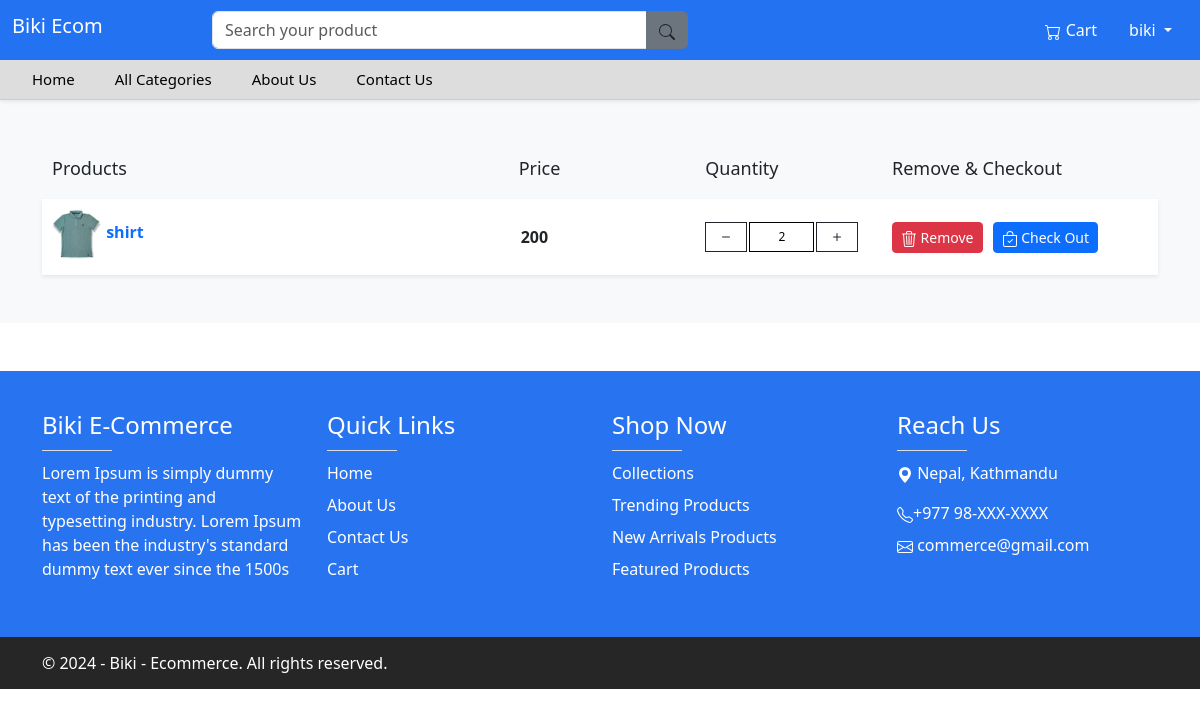
The page /cart/ (signed in) on the database as committed earlier.
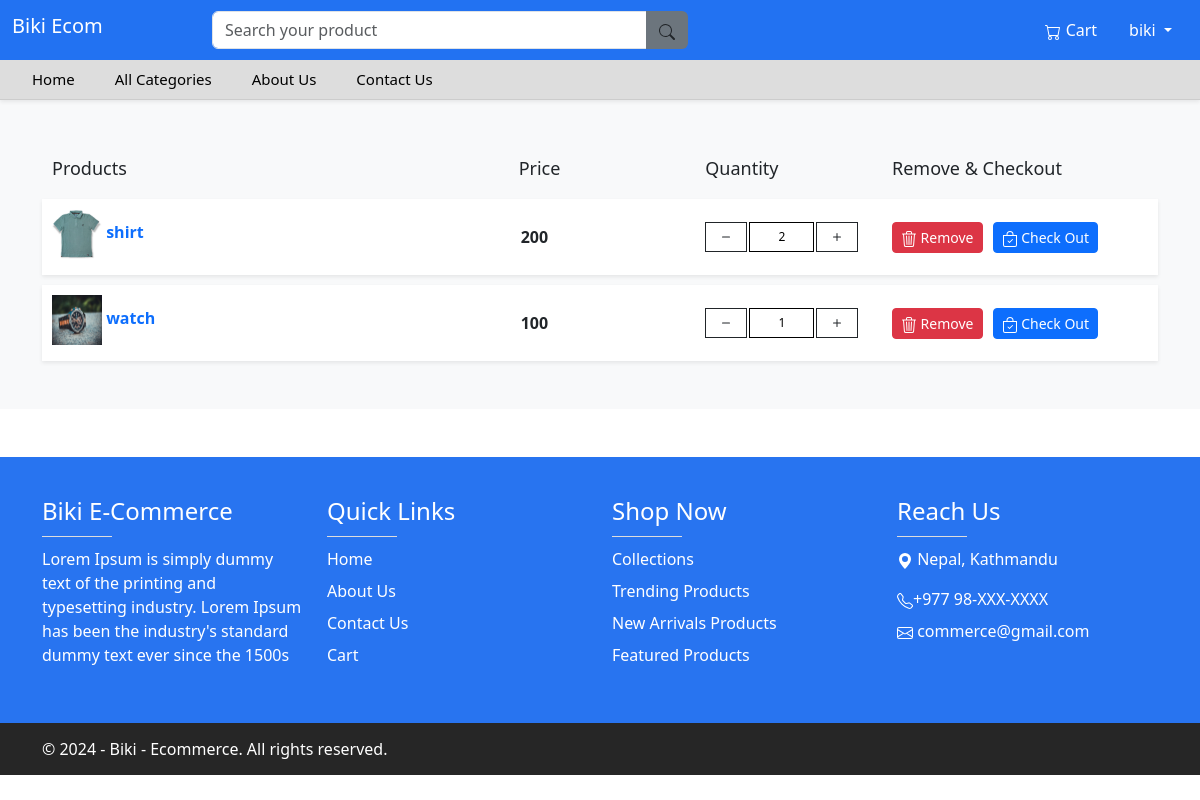
The same page on the database as committed later.
### shop/models.py (models this page shows, shortened)
class Cart(models.Model):
    user = models.ForeignKey(User, on_delete=models.CASCADE, null=True, blank=True) # Add user field
    product = models.ForeignKey('Product', on_delete=models.CASCADE)  # Add product field
    quantity = models.IntegerField(default=1)
    created_at = models.DateTimeField(auto_now_add=True)

class Product(models.Model):
    title=models.CharField(max_length=60)
    brand=models.CharField(max_length=60)
    slug=AutoSlugField(populate_from='title',unique=True,null=True,default=None)
    short_desc=models.CharField(max_length=300)
    long_desc=models.TextField()
    org_price=models.IntegerField()
    dis_price=models.IntegerField()
    img=models.ImageField(upload_to='image/')

### shop/views.py (the view)
# urls.py: path('cart/',views.cart,name='cart'),
@login_required(login_url='/login/')
def cart(request):
    cart_items = models.Cart.objects.filter(user=request.user)
    total_price = sum(item.product.dis_price * item.quantity for item in cart_items)
    context = {
        'cart_items': cart_items,
    }
    return render(request,'cart.html',context)

### shop/templates/cart.html (shortened to what this page needs)
{% include "header.html" %}
<div class="py-3 py-md-5 bg-light">
    <div class="container">
        <div class="row">
            <div class="col-md-12">
                <div class="shopping-cart">
                    <div class="cart-header d-none d-sm-none d-mb-block d-lg-block">
                        <div class="row">
                            <div class="col-md-5">
                                <h4>Products</h4>
                            </div>
                            <div class="col-md-2">
                                <h4>Price</h4>
                            </div>
                            <div class="col-md-2">
                                <h4>Quantity</h4>
                            </div>
                            <div class="col-md-3">
                                <h4>Remove & Checkout</h4>
                            </div>
                        </div>
                    </div>
                    {% for i in cart_items %}
                    <div class="cart-item">
                        <div class="row">
                            <div class="col-md-5 my-auto">
                                <a href="">
                                    <label class="product-name">
                                        <img src="{{i.product.img.url}}" style="width: 50px; height: 50px" alt="">
                                        {{i.product.title}}
                                    </label>
                                </a>
                            </div>
                            <div class="col-md-2 my-auto">
                                <label class="price">{% widthratio i.product.dis_price 1 i.quantity %}</label>
                            </div>
                            <div class="col-md-2 col-7 my-auto">
                                <div class="quantity">
                                    <div class="input-group">
                                        <form method="post" action="{% url 'decrease_quantity' i.id %}">
                                            <button type="submit" class="btn btn1">
                                                <svg xmlns="http://www.w3.org/2000/svg" width="16" height="16" fill="currentColor" class="bi bi-dash" viewBox="0 0 16 16">
                                                    <path d="M4 8a.5.5 0 0 1 .5-.5h7a.5.5 0 0 1 0 1h-7A.5.5 0 0 1 4 8"/>
                                                </svg>
                                            </button>
                                        </form>
                                        <input type="text" value="{{ i.quantity }}" class="input-quantity" />
                                        <form method="post" action="{% url 'increase_quantity' i.id %}">
                                            <button type="submit" class="btn btn1">
                                                <svg xmlns="http://www.w3.org/2000/svg" width="16" height="16" fill="currentColor" class="bi bi-plus" viewBox="0 0 16 16">
                                                    <path d="M8 4a.5.5 0 0 1 .5.5v3h3a.5.5 0 0 1 0 1h-3v3a.5.5 0 0 1-1 0v-3h-3a.5.5 0 0 1 0-1h3v-3A.5.5 0 0 1 8 4"/>
                                                </svg>
                                            </button>
                                        </form>
                                    </div>
                                </div>
                            </div>
                            <div class="col-md-3 col-5 my-auto">
                                <div class="remove" style="display:flex;">
                                    <form method="post" action="{% url 'remove_from_cart' i.id %}" style="margin-right: 10px;">
                                        <button type="submit" class="btn btn-danger btn-sm">
                                             Remove
                                        </button>
                                    </form>
                                    <a href="{% url "checkout" %}" class="btn btn-primary btn-sm">
                                         Check Out
                                    </a>
                                </div>
                            </div>
                        </div>
                    </div>
                    {% endfor %}
                </div>
            </div>
        </div>
    </div>
</div>
<br>
<br>
{% include "footer.html" %}

### shop/templates/header.html (shortened to what this page needs)
{% load static %}
<!doctype html>
<html lang="en">
<head>
    <link href="https://cdn.jsdelivr.net/npm/bootstrap@5.3.3/dist/css/bootstrap.min.css" rel="stylesheet">
    <link rel="stylesheet" href="{% static 'css/style.css' %}">
</head>
<body>
    <div class="main-navbar shadow-sm sticky-top">
        <div class="top-navbar upp">
            <div class="container-fluid">
                <div class="row">
                    <div class="col-md-2 my-auto d-none d-sm-none d-md-block d-lg-block">
                        <h5 class="brand-name">Biki Ecom</h5>
                    </div>
                    <div class="col-md-5 my-auto">
                        <form role="search">
                            <div class="input-group">
                                <input type="search" placeholder="Search your product" class="form-control" />
                                <button class="btn bg-secondary" type="submit">
                                    <svg xmlns="http://www.w3.org/2000/svg" width="16" height="16" fill="currentColor" class="bi bi-search" viewBox="0 0 16 16">
                                        <path d="M11.742 10.344a6.5 6.5 0 1 0-1.397 1.398h-.001q.044.06.098.115l3.85 3.85a1 1 0 0 0 1.415-1.414l-3.85-3.85a1 1 0 0 0-.115-.1zM12 6.5a5.5 5.5 0 1 1-11 0 5.5 5.5 0 0 1 11 0"/>
                                      </svg>
                                </button>
                            </div>
                        </form>
                    </div>
                    <div class="col-md-5 my-auto">
                        <ul class="nav justify-content-end">
                            <li class="nav-item">
                                <a class="nav-link" href="{% url "cart" %}">
                                       Cart
                                </a>
                            </li>
                            {% if user.is_authenticated %}
                            <li class="nav-item dropdown">
                                <a class="nav-link dropdown-toggle" href="#" id="navbarDropdown" role="button" data-bs-toggle="dropdown" aria-expanded="false">
                                     {{user.username}}
                                </a>
                            </li>
                            {% endif %}
                        </ul>
                    </div>
                </div>
            </div>
        </div>
        <nav class="navbar navbar-expand-lg">
            <div class="container-fluid">
                <div class="collapse navbar-collapse" id="navbarSupportedContent">
                    <ul class="navbar-nav me-auto mb-2 mb-lg-0">
                        <li class="nav-item">
                            <a class="nav-link" href="{% url "home" %}">Home</a>
                        </li>
                        <li class="nav-item">
                            <a class="nav-link" href="#">All Categories</a>
                        </li>
                        <li class="nav-item">
                            <a class="nav-link" href="{% url "about" %}">About Us</a>
                        </li>
                        <li class="nav-item">
                            <a class="nav-link" href="{% url "contact" %}">Contact Us</a>
                        </li>
                    </ul>
                </div>
            </div>
        </nav>
    </div>

### shop/templates/footer.html (shortened to what this page needs)
    <div>
        <div class="footer-area">
            <div class="container">
                <div class="row">
                    <div class="col-md-3">
                        <h4 class="footer-heading">Biki E-Commerce</h4>
                        <div class="footer-underline"></div>
                        <p>
                            Lorem Ipsum is simply dummy text of the printing and typesetting industry.
                            Lorem Ipsum has been the industry's standard dummy text ever since the 1500s
                        </p>
                    </div>
                    <div class="col-md-3">
                        <h4 class="footer-heading">Quick Links</h4>
                        <div class="footer-underline"></div>
                        <div class="mb-2"><a href="{% url "home" %}" class="text-white">Home</a></div>
                        <div class="mb-2"><a href="{% url "about" %}" class="text-white">About Us</a></div>
                        <div class="mb-2"><a href="{% url "contact" %}" class="text-white">Contact Us</a></div>
                        <div class="mb-2"><a href="{% url "cart" %}" class="text-white">Cart</a></div>
                    </div>
                    <div class="col-md-3">
                        <h4 class="footer-heading">Shop Now</h4>
                        <div class="footer-underline"></div>
                        <div class="mb-2"><a href="" class="text-white">Collections</a></div>
                        <div class="mb-2"><a href="" class="text-white">Trending Products</a></div>
                        <div class="mb-2"><a href="" class="text-white">New Arrivals Products</a></div>
                        <div class="mb-2"><a href="" class="text-white">Featured Products</a></div>
                    </div>
                    <div class="col-md-3">
                        <h4 class="footer-heading">Reach Us</h4>
                        <div class="footer-underline"></div>
                        <div class="mb-2">
                            <p>
                                <svg xmlns="http://www.w3.org/2000/svg" width="16" height="16" fill="currentColor" class="bi bi-geo-alt-fill" viewBox="0 0 16 16">
                                    <path d="M8 16s6-5.686 6-10A6 6 0 0 0 2 6c0 4.314 6 10 6 10m0-7a3 3 0 1 1 0-6 3 3 0 0 1 0 6"/>
                                  </svg>
                                 Nepal, Kathmandu
                            </p>
                        </div>
                        <div class="mb-2">
                            <a href="" class="text-white">
                                  +977 98-XXX-XXXX
                            </a>
                        </div>
                        <div class="mb-2">
                            <a href="" class="text-white">
                                   commerce@gmail.com
                            </a>
                        </div>
                    </div>
                </div>
            </div>
        </div>
        <div class="copyright-area">
            <div class="container">
                        <p class=""> &copy; 2024 - Biki - Ecommerce. All rights reserved.</p>
            </div>
        </div>
    </div>
</body>
</html>

### shop/static/css/style.css (style rules this page uses)
.main-navbar { border-bottom: 1px solid #ccc; }
.main-navbar .top-navbar { background-color: #2272f2; padding-top: 10px; padding-bottom: 10px; }
.main-navbar .top-navbar .brand-name { color: #fff; }
.main-navbar .top-navbar .nav-link { color: #fff; font-size: 16px; font-weight: 500; }
.main-navbar .navbar { padding: 0px; background-color: #ddd; }
.main-navbar .navbar .nav-item .nav-link { padding: 8px 20px; color: #000; font-size: 15px; }
.shopping-cart .cart-header { padding: 10px; }
.shopping-cart .cart-header h4 { font-size: 18px; margin-bottom: 0px; }
.shopping-cart .cart-item a { text-decoration: none; }
.shopping-cart .cart-item { background-color: #fff; box-shadow: 0 0.125rem 0.25rem rgb(0 0 0 / 8%); padding: 10px 10px; margin-top: 10px; }
.shopping-cart .cart-item .product-name { font-size: 16px; font-weight: 600; width: 100%; white-space: nowrap; text-overflow: ellipsis; overflow: hidden; cursor: pointer; }
.shopping-cart .cart-item .price { font-size: 16px; font-weight: 600; padding: 4px 2px; }
.shopping-cart .btn1 { border: 1px solid; margin-right: 3px; border-radius: 0px; font-size: 10px; }
.shopping-cart .input-quantity { border: 1px solid #000; margin-right: 3px; font-size: 12px; width: 40%; outline: none; text-align: center; }
.footer-area { padding: 40px 0px; background-color: #2874f0; color: #fff; }
.footer-area a { text-decoration: none; }
.footer-area .footer-heading { font-size: 24px; color: #fff; }
.footer-area .footer-underline { height: 1px; width: 70px; background-color: #ddd; margin: 10px 0px; }
.copyright-area { padding: 14px 0px; background-color: #262626; }
.copyright-area p { margin-bottom: 0px; color: #fff; }

Rows that differ between the two databases and show on the page:
added Cart: product.img (picture), product "watch", product+quantity "100", quantity "1"
